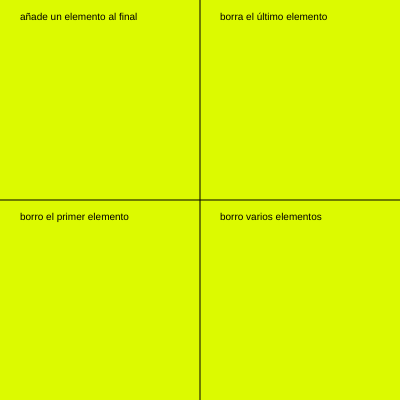
Frame 1 (no input)
Frame 60 (no input): identical to frame 1, image omitted
Frame 120 (the mouse pressed at the canvas centre since frame 60): identical to frame 1, image omitted

The p5.js sketch that drew this single still picture (run headless with seeded random() and noise() and a simulated clock; from frame 60 on, the mouse is pressed at the canvas centre):

// p5.js sketch
// ── sketch.js
let numeros=[];

function setup(){
   createCanvas(400, 400);
   background(200);
   for(let i=0; i<100; i++){
      numeros[i]=floor(random(500));
   }
}

function draw() {
  background(220,250,0);
  line(width/2,0,width/2,height);
  line(0,height/2,width,height/2);
  textSize(10);
  text("añade un elemento al final",20,20);
  text("borra el último elemento",220,20);
  text("borro el primer elemento",20,220);
  text("borro varios elementos",220,220);
}

function mousePressed(){
  if(mouseX<width/2 && mouseY<height/2){
    numeros.push(floor(random(200)));
}
  if(mouseX>width/2 && mouseY<height/2){
    numeros.pop();
  }
  
  if(mouseX<width/2 && mouseY>height/2){
    numeros.splice(0,1);
  }
  
  if(mouseX>width/2 && mouseY>height/2){
    numeros.splice(1,5);
  }
}
